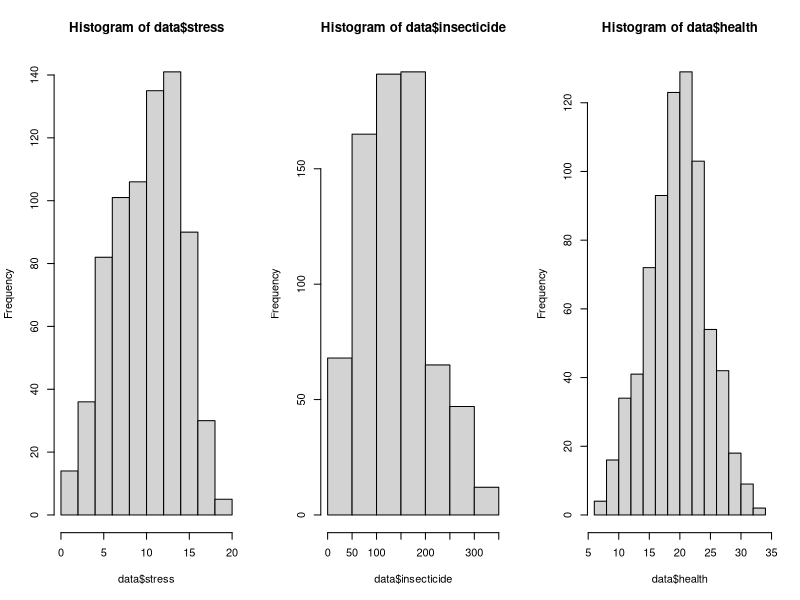
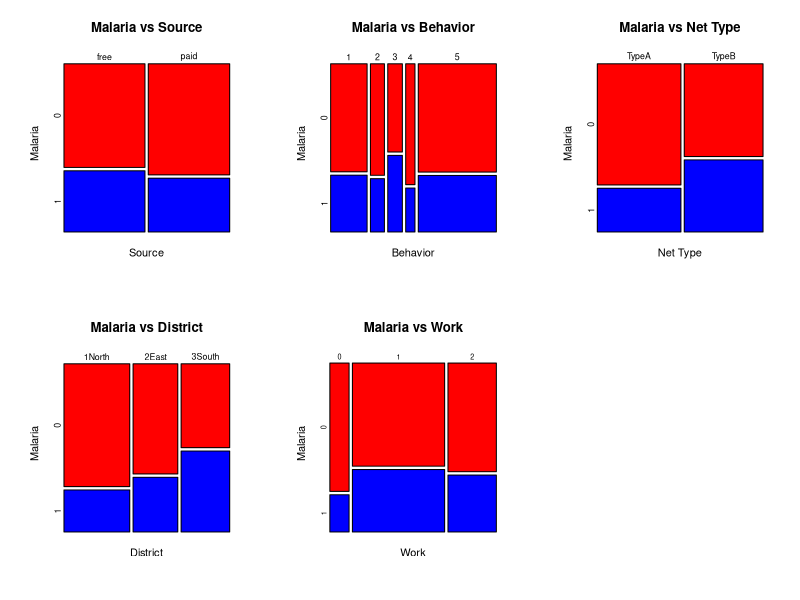
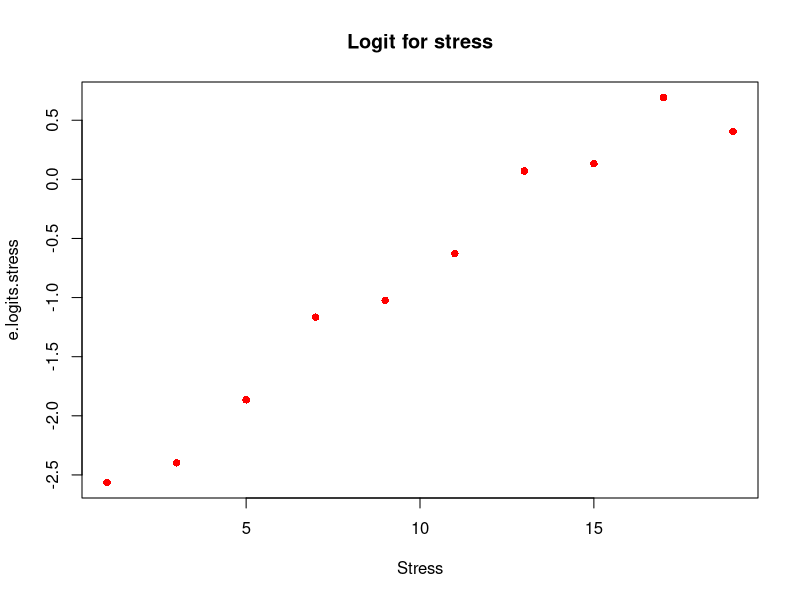
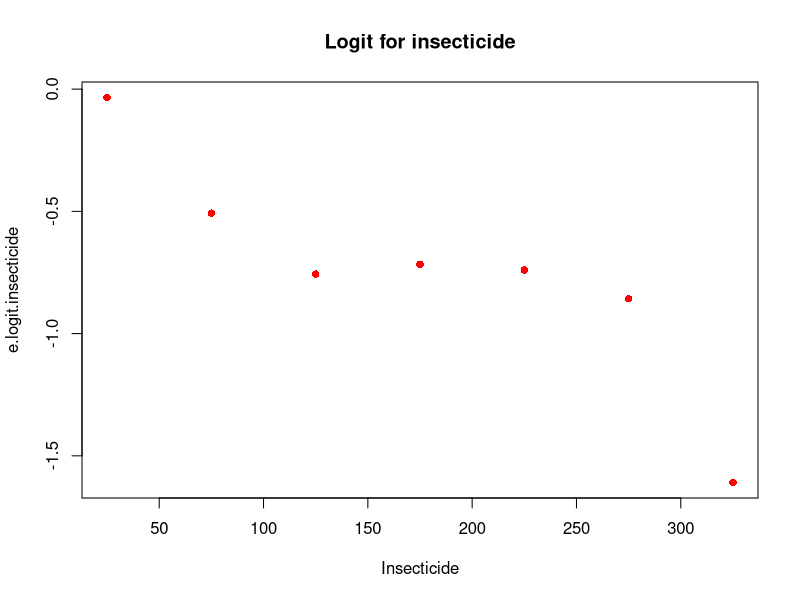
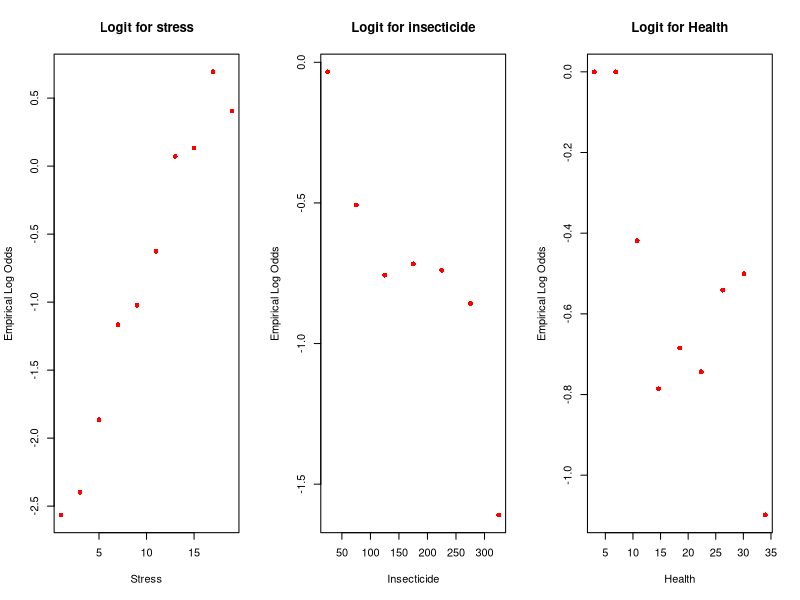
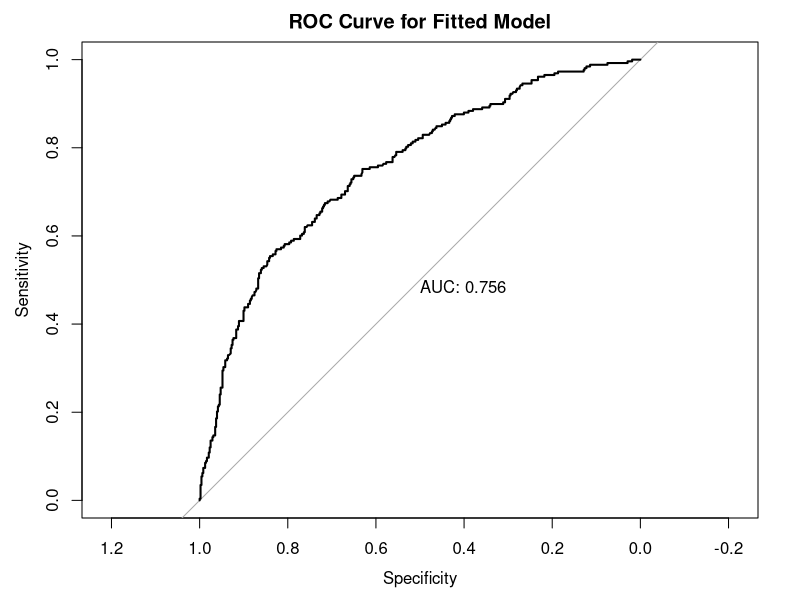
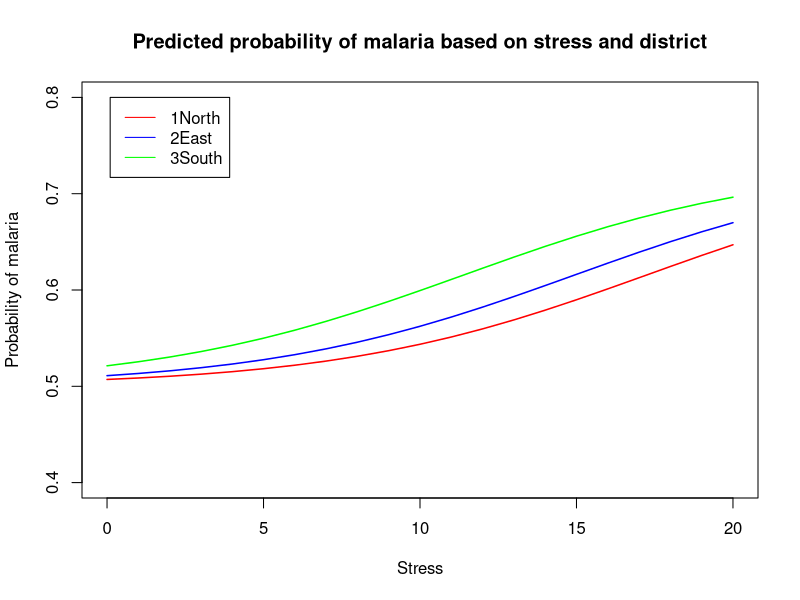

Write R code to recreate these figures, in order.
# packages
library(pROC)

# import data
fdata = read.csv("malaria.csv")
head(fdata)

# remove Nid column
data = fdata[,-1]
head(data)

# check for null values
sum(is.na(data))

# change categorical variables using factor
data$source = factor(data$source)
data$behavior = factor(data$behavior)
data$nettype = factor(data$nettype)
data$district = factor(data$district)
data$work = factor(data$work)

# characteristics of subjects
summary(data$insecticide)
summary(data$stress)
summary(data$health)


# remove outlier
data = data[(data$insecticide < 424.01),]
data = data[(data$health != 37),]
data = data[(data$district != "9Moon"),]
data$district = droplevels(data$district, exclude = "9Moon")
data = data[(data$stress>0),]

# check for null values after removing outliers
sum(is.na(data))

# histograms
par(mfrow = c(1, 3))
hist(data$stress)
hist(data$insecticide, breaks = seq(0,350, by=50))
hist(data$health)
par(mfrow = c(1, 1))

# Plot of Contingency Table ---------------------------------
par(mfrow = c(2, 3))
mosaicplot(table(data$source, data$malaria),
           color = c("Red", "Blue"),
           xlab="Source",
           ylab="Malaria",
           main="Malaria vs Source",
           cex.axis = 0.8)

mosaicplot(table(data$behavior, data$malaria),
           color = c("Red", "Blue"),
           xlab="Behavior",
           ylab="Malaria",
           main="Malaria vs Behavior",
           cex.axis = 0.8)

mosaicplot(table(data$nettype, data$malaria),
           color = c("Red", "Blue"),
           xlab="Net Type",
           ylab="Malaria",
           main = "Malaria vs Net Type",
           cex.axis = 0.8)

mosaicplot(table(data$district, data$malaria),
           color = c("Red", "Blue"),
           xlab="District",
           ylab="Malaria",
           main="Malaria vs District",
           cex.axis = 0.8)

mosaicplot(table(data$work, data$malaria),
           color = c("Red", "Blue"),
           xlab="Work",
           ylab="Malaria",
           main="Malaria vs Work",
           cex.axis = )
par(mfrow = c(1, 1))

# Chi-sq test for categorical variable ---------------------------------
chisq.test(table(data$malaria, data$source))
chisq.test(table(data$malaria, data$behavior))
chisq.test(table(data$malaria, data$nettype))
chisq.test(table(data$malaria, data$district))
chisq.test(table(data$malaria, data$work))

# LR test for continuous variable ---------------------------------
glm.stress = glm(malaria ~ stress, data=data, family="binomial")
glm.insecticide = glm(malaria ~ insecticide, data=data, family="binomial")
glm.health = glm(malaria ~ health, data=data, family="binomial")

pchisq(anova(glm.stress)[2,2], anova(glm.stress)[2,1], lower.tail = FALSE)
pchisq(anova(glm.insecticide)[2,2], anova(glm.insecticide)[2,1], lower.tail = FALSE)
pchisq(anova(glm.health)[2,2], anova(glm.health)[2,1], lower.tail = FALSE)

# slicing-dicing plot of empirical log-odds ---------------------------------

# Stress
stress.frac = factor(cut(data$stress,breaks=seq(0,20, by=2)))
stressdata <- data.frame(data, stress.frac)
e.probs= tapply(data$malaria, stress.frac, mean)
e.logits.stress <- log(e.probs/(1-e.probs))
plot(seq(1,19, by=2), e.logits.stress, xlab="Stress", col = "red", pch = 16,main= "Logit for stress")

# insecticide
insecticide.frac = factor(cut(data$insecticide,breaks=seq(0,350, by=50)))
insecticidedata <- data.frame(data, insecticide.frac)
e.probsins= tapply(data$malaria, insecticide.frac, mean)
e.logit.insecticide <- log(e.probsins/(1-e.probsins))
plot(seq(25, 325, by=50), e.logit.insecticide, xlab="Insecticide", col = "red", pch = 16,main= "Logit for insecticide")

# health
health.frac = factor(cut(data$health, breaks=seq(5,34, by=3)))
health_data <- data.frame(data, health.frac)
e.probsins = tapply(data$malaria, health.frac, mean)
e.logitsins.health <- log(e.probsins/(1-e.probsins))

par(mfrow = c(1, 3))
plot(seq(1,19, by=2), e.logits.stress, xlab="Stress", col = "red",
     pch = 16, main= "Logit for stress", ylab = "Empirical Log Odds")
plot(seq(25, 325, by=50), e.logit.insecticide, xlab="Insecticide", col = "red",
     pch = 16,main= "Logit for insecticide", ylab = "Empirical Log Odds")
plot(seq(3, 34, length.out=length(e.logitsins.health)),e.logitsins.health,
     xlab="Health", col = "red", pch = 16,
     main= "Logit for Health", ylab = "Empirical Log Odds")
par(mfrow = c(1, 1))

# Model Fitting ---------------------------------

# test transformations of insecticide
# insecticide
summary(glm(malaria ~ insecticide, data = data, family="binomial"))
BIC(glm(malaria ~ insecticide, data = data, family="binomial"))

# sqrt insecticide
summary(glm(malaria ~ sqrt(insecticide), data = data, family="binomial"))
BIC(glm(malaria ~ sqrt(insecticide), data = data, family="binomial"))

# insecticide^2
summary(glm(malaria ~ (insecticide)^2, data = data, family="binomial"))
BIC(glm(malaria ~ (insecticide)^2, data = data, family="binomial"))

# fit model with all parameters
glm.all = glm(malaria ~., data = data, family="binomial")
summary(glm.all)
pchisq(956.98-807.19, 13, lower.tail=FALSE)

# remove variables that are not statistically significant in output
# summary above
glm.reduce = glm(malaria ~. - source - health - work, data=data, family="binomial")
summary(glm.reduce)

# LR test for variables that were not statistically significant. p-value shows
# that source, health, work is not statistically significant
anova(glm.reduce, glm.all)
pchisq(3.754, 4, lower.tail=FALSE) # 0.4403207

# create intercept model for selection algorithm
glm.intercept = glm(malaria ~ 1, data=data, family="binomial")

# forward selection algorithm
glm.forward = step(glm.intercept, direction='forward', scope=formula(glm.all))
formula(glm.forward) # malaria ~ stress + district + nettype + insecticide

# backward selection algorithm
glm.backward = step(glm.all, direction='backward')
formula(glm.backward) # malaria ~ stress + insecticide + nettype + district

# both direction
glm.both = step(glm.intercept, direction='both', scope=formula(glm.all))
formula(glm.both) # malaria ~ stress + district + nettype + insecticide

# check to see if variables omitted from glm.both are not statistically
# significant. p-value shows that variables can be omitted
anova(glm.both, glm.all)
pchisq(1.8935, 4, lower.tail = FALSE) # 0.755339

# check for interaction
glm.interaction = glm(malaria ~ stress + district + nettype + insecticide + stress*district + stress*nettype + stress*insecticide + district*nettype + district*insecticide + nettype*insecticide, data = data, family = "binomial")
summary(glm.interaction)

# forward
glm.interact.forward = step(glm.both, direction='forward', scope=formula(glm.interaction))
formula(glm.interact.forward) # malaria ~ stress + district + nettype + insecticide + nettype:insecticide

# backward
glm.interact.backward = step(glm.interaction, direction='backward')
formula(glm.interact.backward) # malaria ~ stress + district + nettype + insecticide + nettype*insecticide

# both direction
glm.interact.both = step(glm.both, direction='both', scope=formula(glm.interaction))
formula(glm.interact.both) # malaria ~ stress + district + nettype + insecticide + nettype*insecticide

# LR to see if removed interaction terms are statistically significant
anova(glm.interact.both, glm.interaction)
pchisq(6.9708, 8, lower.tail = FALSE) # 0.5397864

# LR to see if interaction term nettype:insecticide cab be omitted
# seems that interaction term is not relevant
anova(glm.both, glm.interact.both)
pchisq(3.057, 1, lower.tail = FALSE) # 0.08038997

# Anova tests for Model Variations ---------------------------------

# all the associated variables
model.full = glm(malaria ~ nettype + district + work + stress + insecticide,
                 family= "binomial",
                 data = data)
summary(model.full)
BIC(model.full) # 868.0192
AIC(model.full) # 831.166

# remove net type
model.rem.nettype = glm(malaria ~ district + work + stress + insecticide,
                        family= "binomial",
                        data = data)
summary(model.rem.nettype)
BIC(model.rem.nettype) # 872.7548
AIC(model.rem.nettype) # 840.5082

#remove district
model.rem.district = glm(malaria ~ nettype + work + stress + insecticide,
                         family= "binomial",
                         data = data)
summary(model.rem.district)
BIC(model.rem.district) # 887.7656
AIC(model.rem.district) # 860.1257

# remove work

model.rem.work = glm(malaria ~ nettype + district + stress + insecticide,
                    family= "binomial",
                    data = data)
summary(model.rem.work)
BIC(model.rem.work) # 857.3503
AIC(model.rem.work) # 829.7104

#remove stress
model.rem.stress = glm(malaria ~ nettype + district + work + insecticide,
                     family= "binomial",
                     data = data)
summary(model.rem.stress)
BIC(model.rem.stress) # 933.7979
AIC(model.rem.stress) # 901.5514

#remove insecticide
model.rem.stress = glm(malaria ~ nettype + district + work + stress,
                       family= "binomial",
                       data = data)
summary(model.rem.stress)
BIC(model.rem.stress) # 866.3756
AIC(model.rem.stress) # 834.129

# From the outs above, the model with the best AIC is the
# model with netype, district, stress, and insecticide as variables.

# Adding interaction to best fit model ---------------------------------

# nettype*insecticide
summary(glm(data$malaria~data$nettype+ data$district + data$stress + data$insecticide+ data$nettype*data$insecticide, family= "binomial"))
BIC(glm(data$malaria~data$nettype+ data$district + data$stress + data$insecticide+ data$nettype:data$insecticide, family= "binomial")) # 828.6534

# stress*work
summary(glm(data$malaria~data$nettype+ data$district + data$stress+ data$work + data$insecticide + data$stress:data$work, family= "binomial"))
BIC(glm(data$malaria~data$nettype+ data$district + data$stress+ data$insecticide + + data$work + data$stress:data$work, family= "binomial")) # 834.3218

#stress*insecticide
summary(glm(data$malaria~data$nettype+ data$district + data$stress + data$insecticide + data$stress:data$insecticide, family= "binomial"))
BIC(glm(data$malaria~data$nettype+ data$district + data$stress + data$insecticide + data$stress:data$insecticide, family= "binomial"))

# take away district from best AIC model
summary(glm(data$malaria~data$nettype + data$stress + data$insecticide+ data$nettype:data$insecticide, family= "binomial"))
BIC(glm(data$malaria~data$nettype + data$stress + data$insecticide+ data$nettype:data$insecticide, family= "binomial")) # 858.2966

# Parameter estimates for best AIC model
best.fit<-glm(malaria ~ nettype + district + stress + insecticide + nettype*insecticide,
              family= "binomial",
              data = data)
summary(best.fit)

# Selection Algorithm Check ---------------------------------

# Use stepwise regression algorithm as a sanity check and test whether the
# method used above agrees with the algorithm

# fit model with all parameters
glm.all = glm(malaria ~., data = data, family="binomial")
summary(glm.all)
pchisq(956.98-807.19, 13, lower.tail=FALSE)

# remove variables that are not statistically significant in output
# summary above
glm.reduce = glm(malaria ~. - source - health - work, data=data, family="binomial")
summary(glm.reduce)

# LR test for variables that were not statistically significant. p-value shows
# that source, health, work is not statistically significant
anova(glm.reduce, glm.all)
pchisq(3.754, 4, lower.tail=FALSE) # 0.4403207

# create intercept model for selection algorithm
glm.intercept = glm(malaria ~ 1, data=data, family="binomial")

# forward selection algorithm
glm.forward = step(glm.intercept, direction='forward', scope=formula(glm.all))
formula(glm.forward) # malaria ~ stress + district + nettype + insecticide

# backward selection algorithm
glm.backward = step(glm.all, direction='backward')
formula(glm.backward) # malaria ~ stress + insecticide + nettype + district

# both direction
glm.both = step(glm.intercept, direction='both', scope=formula(glm.all))
formula(glm.both) # malaria ~ stress + district + nettype + insecticide

# check to see if variables omitted from glm.both are not statistically
# significant. p-value shows that variables can be omitted
anova(glm.both, glm.all)
pchisq(1.8935, 4, lower.tail = FALSE) # 0.755339

# check for interaction
glm.interaction = glm(malaria ~ stress + district + nettype + insecticide + stress*district + stress*nettype + stress*insecticide + district*nettype + district*insecticide + nettype*insecticide, data = data, family = "binomial")
summary(glm.interaction)

# forward
glm.interact.forward = step(glm.both, direction='forward', scope=formula(glm.interaction))
formula(glm.interact.forward) # malaria ~ stress + district + nettype + insecticide + nettype:insecticide

# backward
glm.interact.backward = step(glm.interaction, direction='backward')
formula(glm.interact.backward) # malaria ~ stress + district + nettype + insecticide + nettype*insecticide

# both direction
glm.interact.both = step(glm.both, direction='both', scope=formula(glm.interaction))
formula(glm.interact.both) # malaria ~ stress + district + nettype + insecticide + nettype*insecticide

# LR to see if removed interaction terms are statistically significant
anova(glm.interact.both, glm.interaction)
pchisq(6.9708, 8, lower.tail = FALSE) # 0.5397864

# LR to see if interaction term nettype:insecticide cab be omitted
# seems that interaction term is not relevant
anova(glm.both, glm.interact.both)
pchisq(3.057, 1, lower.tail = FALSE) # 0.08038997

# Odds Ratio, CI, p-value ---------------------------------

# Odds Ratio
oddsratios<-exp(best.fit$coefficients); oddsratios

# Confidence Interval for Odds Ratio
exp(confint(best.fit))

# p-value
summary(best.fit)$coefficients[,4]

# Classification Table, Goodness of Fit, ROC Curve -----------------------------

# classification table / confusion matrix
best.fitted = best.fit$fitted.values
best.predict = ifelse(best.fit$fitted.values >= 0.5, 1, 0)
table(data$malaria, best.predict)

# goodness of fit
summary(best.fit)
pchisq(956.98 - 814.65, 6, lower.tail = FALSE) # 3.229534e-28

# roc curve
plot.roc(data$malaria, best.fit$fitted.values, print.auc=TRUE, quiet=TRUE,
         main = "ROC Curve for Fitted Model")
auc(data$malaria, best.fit$fitted.values) # 0.756


# Plot of Success Probabilities ---------------------------------

p.success = tapply(data$malaria, factor(cut(data$stress, seq(0,20, by=2))), mean)
new1 = data.frame(stress = 0:20, district="1North", nettype = "TypeA", insecticide = 140)
pred.dist1 = predict(best.fit, newdata = new1, type="response")
prob.dist1 = exp(pred.dist1)/(1+exp(pred.dist1))

new2 = data.frame(stress = 0:20, district="2East", nettype = "TypeA", insecticide = 140)
pred.dist2 = predict(best.fit, newdata = new2, type="response")
prob.dist2 = exp(pred.dist2)/(1+exp(pred.dist2))

new3 = data.frame(stress = 0:20, district="3South", nettype = "TypeA", insecticide = 140)
pred.dist3 = predict(best.fit, newdata = new3, type="response")
prob.dist3 = exp(pred.dist3)/(1+exp(pred.dist3))

plot(x=seq(1,19, by=2), y=p.success, type="n", xlim=c(0, 20),ylim=c(0.4,0.8),xlab="Stress", ylab="Probability of malaria", main="Predicted probability of malaria based on stress and district")
lines(0:20, prob.dist1, col="red", lwd=1.5)
lines(0:20, prob.dist2, col="blue", lwd=1.5)
lines(0:20, prob.dist3, col="green", lwd=1.5)
legend(0.1,0.8, c("1North","2East","3South"), col=c("red", "blue", "green"), lty=1)
